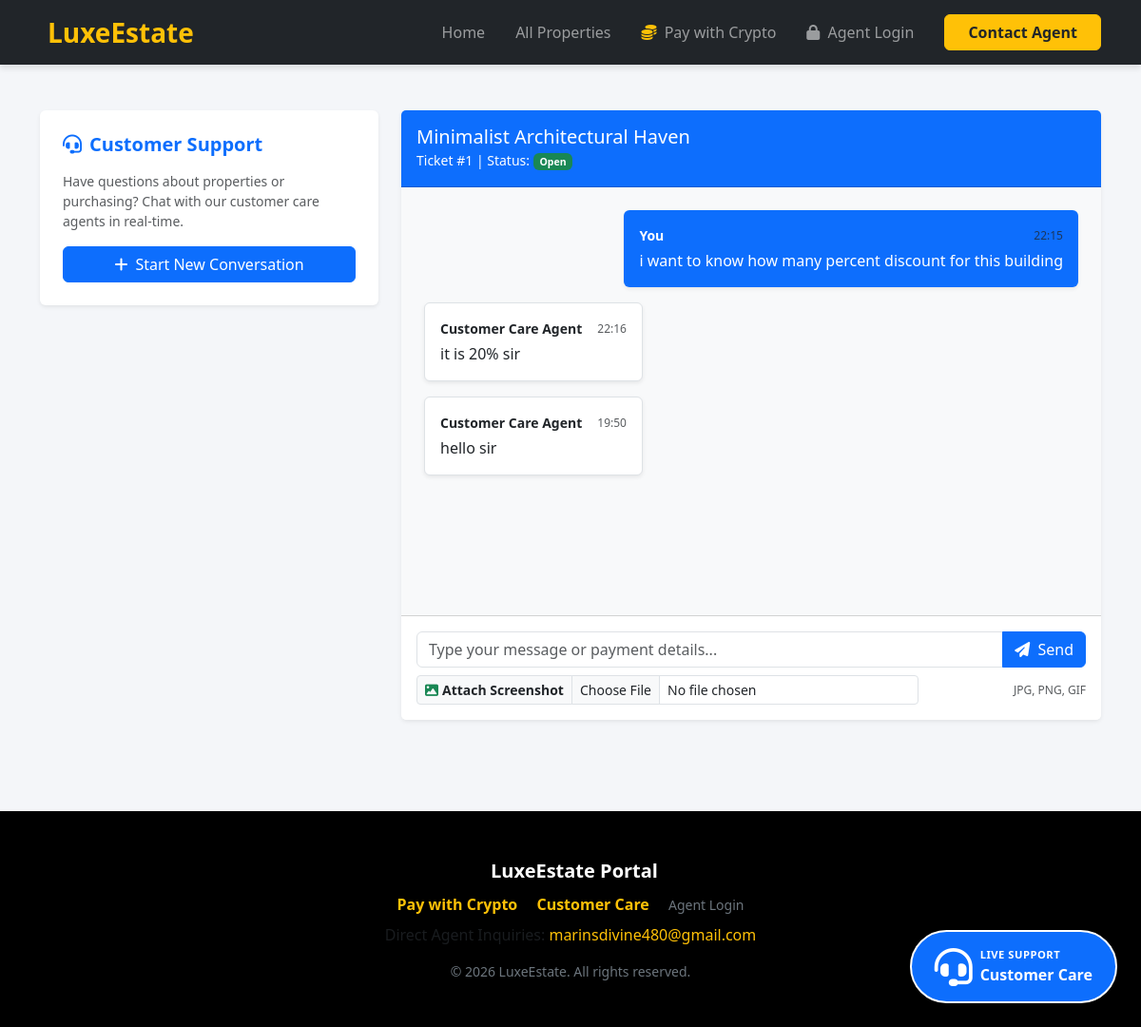
The page /customer-care?conv_id=1 on the database its author committed.
### tables this page shows
CREATE TABLE conversations (
            id INTEGER PRIMARY KEY AUTOINCREMENT,
            client_name TEXT NOT NULL,
            client_email TEXT NOT NULL,
            client_phone TEXT,
            property_title TEXT,
            status TEXT DEFAULT 'Open',
            created_at TIMESTAMP DEFAULT CURRENT_TIMESTAMP
        );

CREATE TABLE conversation_messages (
            id INTEGER PRIMARY KEY AUTOINCREMENT,
            conversation_id INTEGER NOT NULL,
            sender TEXT NOT NULL,
            message TEXT NOT NULL,
            created_at TIMESTAMP DEFAULT CURRENT_TIMESTAMP, is_image INTEGER DEFAULT 0,
            FOREIGN KEY (conversation_id) REFERENCES conversations (id)
        );

### app.py (the view, shortened to what this page needs)
@app.route('/customer-care', methods=['GET', 'POST'])
@limiter.limit("20 per minute", methods=['POST'])
def customer_care():
    conn = get_db_connection()
    cursor = conn.cursor()
    conv_id = request.args.get('conv_id', type=int)
    active_conv = None
    messages = []
    client_email = session.get('client_email')
    my_conversations = []
    if client_email:
        cursor.execute("SELECT * FROM conversations WHERE client_email = ? ORDER BY created_at DESC", (client_email,))
        my_conversations = cursor.fetchall()
    if conv_id:
        cursor.execute("SELECT * FROM conversations WHERE id = ?", (conv_id,))
        active_conv = cursor.fetchone()
        if active_conv:
            cursor.execute("SELECT * FROM conversation_messages WHERE conversation_id = ? ORDER BY created_at ASC", (conv_id,))
            messages = cursor.fetchall()
            session['client_email'] = active_conv['client_email']
    conn.close()
    return render_template('customer_care.html',
                           active_conv=active_conv,
                           messages=messages,
                           my_conversations=my_conversations,
                           properties=PROPERTIES)

### app.py (called while the page is built)
def get_db_connection():
    conn = sqlite3.connect('real_estate.db')
    conn.row_factory = sqlite3.Row
    return conn

### templates/customer_care.html (shortened to what this page needs)
{% extends "base.html" %}
{% block content %}
<div class="container py-5">
    <div class="row">
        <div class="col-lg-4 mb-4">
            <div class="card shadow-sm border-0 mb-4">
                <div class="card-body">
                    <h5 class="card-title fw-bold text-primary mb-3"><i class="fas fa-headset me-2"></i>Customer Support</h5>
                    <p class="text-muted small">Have questions about properties or purchasing? Chat with our customer care agents in real-time.</p>
                    <button class="btn btn-primary w-100" data-bs-toggle="modal" data-bs-target="#newConvModal">
                        <i class="fas fa-plus me-2"></i>Start New Conversation
                    </button>
                </div>
            </div>
        </div>
        <div class="col-lg-8">
            {% if active_conv %}
            <div class="card shadow-sm border-0">
                <div class="card-header bg-primary text-white d-flex justify-content-between align-items-center py-3">
                    <div>
                        <h5 class="mb-0">{{ active_conv['property_title'] }}</h5>
                        <small>Ticket #{{ active_conv['id'] }} | Status: <span class="badge {% if active_conv['status'] == 'Open' %}bg-success{% else %}bg-secondary{% endif %}">{{ active_conv['status'] }}</span></small>
                    </div>
                </div>
                <div class="card-body chat-box p-4" style="height: 450px; overflow-y: scroll; background-color: #f8f9fa;">
                    {% for m in messages %}
                    <div class="d-flex mb-3 {% if m['sender'] == 'client' %}justify-content-end{% else %}justify-content-start{% endif %}">
                        <div class="p-3 rounded shadow-sm {% if m['sender'] == 'client' %}bg-primary text-white{% else %}bg-white text-dark border{% endif %}" style="max-width: 75%;">
                            <div class="d-flex justify-content-between align-items-center mb-1">
                                <small class="fw-bold me-3">{% if m['sender'] == 'client' %}You{% else %}Customer Care Agent{% endif %}</small>
                                <small class="text-muted" style="font-size: 0.75rem;">{{ m['created_at'][11:16] }}</small>
                            </div>
                            {% if m['is_image'] %}
                            <div class="mb-2">
                                <img src="{{ url_for('static', filename='uploads/' + m['message']) }}" class="img-fluid rounded border" alt="Payment Screenshot" style="max-height: 250px;">
                            </div>
                            <small class="d-block fst-italic">Payment Screenshot Uploaded</small>
                            {% else %}
                            <p class="mb-0" style="white-space: pre-wrap;">{{ m['message'] }}</p>
                            {% endif %}
                        </div>
                    </div>
                    {% endfor %}
                </div>
                <div class="card-footer bg-white p-3">
                    {% if active_conv['status'] == 'Open' %}
                    <form action="{{ url_for('customer_care') }}" method="POST" enctype="multipart/form-data">
                        <div class="input-group mb-2">
                            <input type="text" name="message" class="form-control" placeholder="Type your message or payment details..." autocomplete="off">
                            <button class="btn btn-primary" type="submit"><i class="fas fa-paper-plane me-1"></i> Send</button>
                        </div>
                        <div class="d-flex align-items-center justify-content-between">
                            <div class="input-group input-group-sm w-75">
                                <label class="input-group-text bg-light text-dark fw-semibold" for="screenshot"><i class="fas fa-image text-success me-1"></i> Attach Screenshot</label>
                                <input type="file" class="form-control form-control-sm" id="screenshot" name="screenshot" accept="image/*">
                            </div>
                            <small class="text-muted" style="font-size: 0.75rem;">JPG, PNG, GIF</small>
                        </div>
                    </form>
                    {% else %}
                    <div class="alert alert-secondary mb-0 text-center">
                        This conversation has been closed by customer care.
                        <button class="btn btn-sm btn-primary ms-2" data-bs-toggle="modal" data-bs-target="#newConvModal">Start New Conversation</button>
                    </div>
                    {% endif %}
                </div>
            </div>
            {% endif %}
        </div>
    </div>
</div>
{% endblock %}

### static/style.css (style rules this page uses)
body { font-family: 'Segoe UI', Tahoma, Geneva, Verdana, sans-serif; background-color: #f4f6f9; color: #333; margin: 0; padding: 0; }
.card-body { padding: 1.5rem; }

### rows shown on the page
conversations: property_title "Minimalist Architectural Haven", id "1", status "Open"
conversation_messages: sender "You", created_at "22:15", message "i want to know how many percent discount for this building"
conversation_messages: sender "Customer Care Agent", created_at "22:16", message "it is 20% sir"
conversation_messages: sender "Customer Care Agent", created_at "19:50", message "hello sir"
